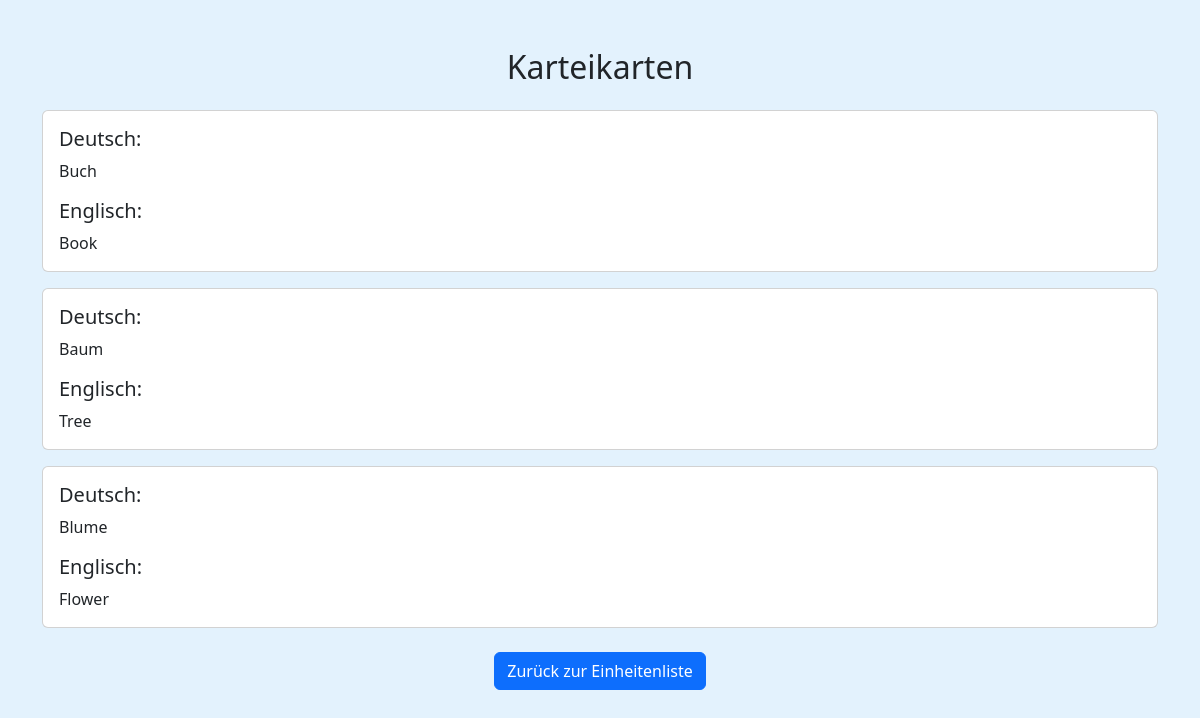
Screenshot of /karteikartenListe.php?einheit_id=2 (signed in) with the database file from the repository.
### tables this page shows
CREATE TABLE Deutsch_Vocab (
    DID INT PriMARY KEY AUTO_INCREMENT,
    Wort VARCHAR(255) NOT NULL,
    Audio VARCHAR(255) NOT NULL,
    Bild VARCHAR(255)
);

CREATE TABLE Englisch_Vocab (
    EID INT PriMARY KEY AUTO_INCREMENT,
    Wort VARCHAR(255) NOT NULL,
    Audio VARCHAR(255) NOT NULL,
    Bild VARCHAR(255)
);

### karteiKartenListe.php (the view, shortened to what this page needs)
<?php
$einheit_id = intval($_GET['einheit_id']);
$servername = "localhost";
$username = "root";
$password = "root";
$dbname = "Triolingo";
$conn = new mysqli($servername, $username, $password, $dbname);
$sql = "SELECT d.Wort AS Deutsch, e.Wort AS Englisch
        FROM Vocab v
        JOIN Deutsch_Vocab d ON v.DID = d.DID
        JOIN Englisch_Vocab e ON v.EID = e.EID
        WHERE v.EinID = ?";
$stmt = $conn->prepare($sql);
$stmt->bind_param("i", $einheit_id);
$stmt->execute();
$result = $stmt->get_result();
?>
<!DOCTYPE html>
<html lang="en">
<head>
    <link href="https://cdn.jsdelivr.net/npm/bootstrap@5.3.3/dist/css/bootstrap.min.css" rel="stylesheet">
</head>
<body>
    <div class="container mt-5">
        <h2 class="text-center mb-4">Karteikarten</h2>
        <?php
        if ($result->num_rows > 0) {
            while ($row = $result->fetch_assoc()) {
                echo '<div class="card mb-3">';
                echo '<div class="card-body">';
                echo '<h5 class="card-title">Deutsch:</h5>';
                echo '<p class="card-text">' . htmlspecialchars($row['Deutsch']) . '</p>';
                echo '<h5 class="card-title">Englisch:</h5>';
                echo '<p class="card-text">' . htmlspecialchars($row['Englisch']) . '</p>';
                echo '</div>';
                echo '</div>';
            }
        } else {
            echo '<p class="text-center">Keine Karteikarten gefunden.</p>';
        }
        ?>
        <div class="text-center mt-4">
            <a href="EinheitenListe.php" class="btn btn-primary">Zurück zur Einheitenliste</a>
        </div>
    </div>
</body>
</html>

### karteiKartenListe.php (style rules this page uses)
body { background-color: #e3f2fd; }

### rows the page displays
deutsch_vocab: Wort "Buch", englisch_vocab.Wort "Book"
deutsch_vocab: Wort "Baum", englisch_vocab.Wort "Tree"
deutsch_vocab: Wort "Blume", englisch_vocab.Wort "Flower"
